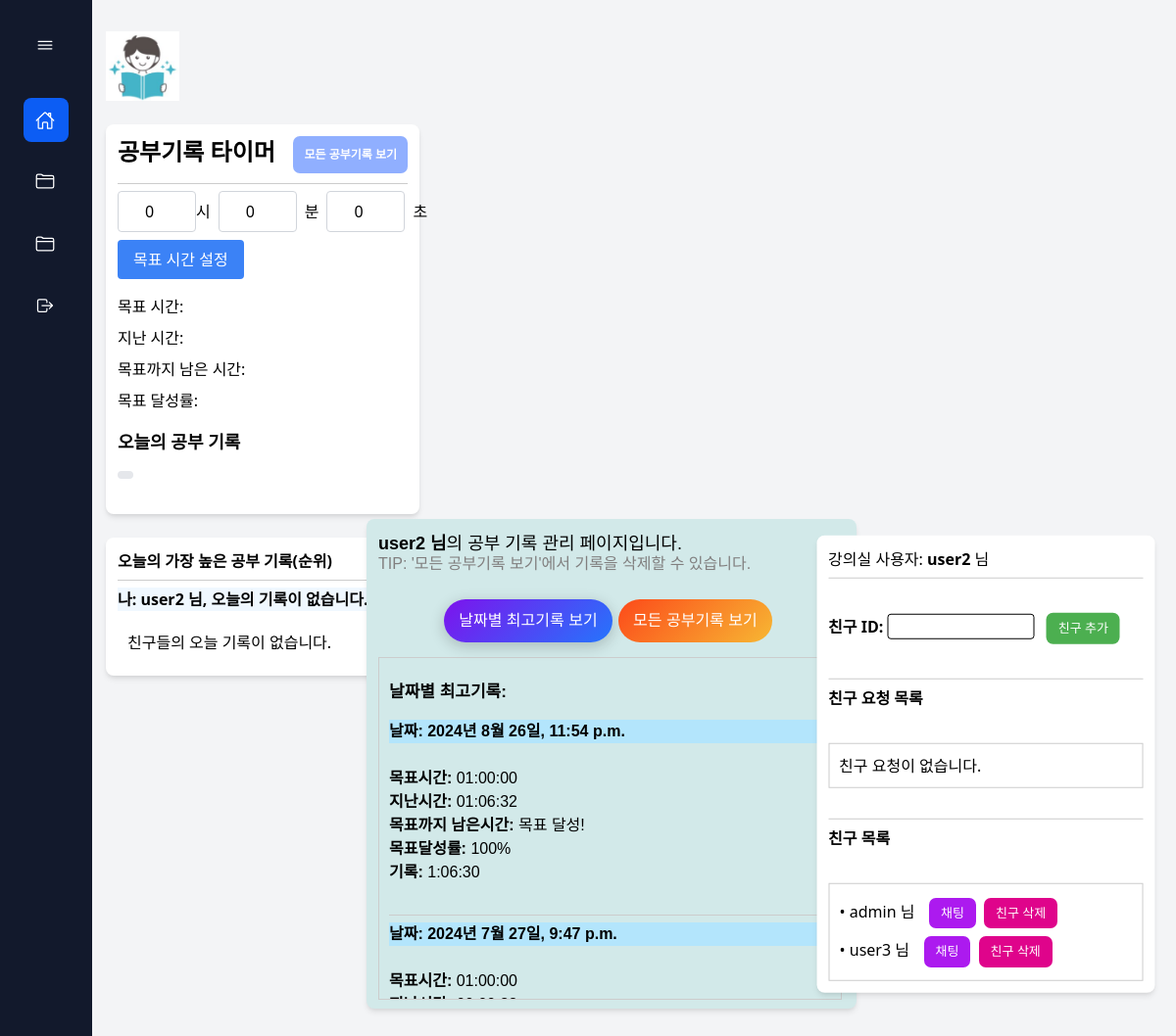
Screenshot of /user/study_recordpage/ (signed in) with the database file from the repository.
### user/models.py (models this page shows, shortened)
class Study_TimerSession(models.Model):
    user = models.ForeignKey(User, on_delete=models.CASCADE)
    date = models.DateTimeField(auto_now_add=True)
    goal_time = models.CharField(max_length=100, null=True)
    elapsed_time = models.CharField(max_length=100, null=True)
    remaining_time = models.CharField(max_length=100, null=True)
    goalpercent = models.CharField(max_length=100, null=True)
    records = models.CharField(max_length=100, null=True)

class Friendship(models.Model):
    user = models.ForeignKey(User, related_name='friendships', on_delete=models.CASCADE)
    friend = models.ForeignKey(User, related_name='friends', on_delete=models.CASCADE)
    created_at = models.DateTimeField(auto_now_add=True)
    class Meta:
        constraints = [
            models.UniqueConstraint(fields=['user', 'friend'], name='unique_friendship')
        ]

### user/views.py (the view)
# urls.py: path('study_recordpage/', views.study_recordpage_view, name='study_recordpage'),
def study_recordpage_view(request):
    user = request.user
    lecture_chapters = LectureChapter.objects.filter(user=user).select_related('lecture').order_by('lecture__title')
    lectures = organize_lectures(lecture_chapters)
    friend_requests = FriendRequest.objects.filter(to_user=user)
    friends = Friendship.objects.filter(user=user).select_related('friend')
    today_record, friends_records = get_today_and_friends_records(user, friends)
    sessions, highest_records = get_user_sessions(user)
    context = {
        'sessions': sessions,
        'highest_records': highest_records,
        'request_user': user,
        'friend_requests': friend_requests,
        'friends': friends,
        'lectures': lectures,
        'today_record': today_record,
        'friends_records': friends_records,
    }
    if not request.user.is_authenticated:
        context = {'message': '로그인 되지 않았습니다.'}
    return render(request, 'user/study_recordpage.html', context)

### user/templates/user/study_recordpage.html (shortened to what this page needs)
<!DOCTYPE html>
<html lang="ko">
<head>
    <link rel="stylesheet" href="https://cdnjs.cloudflare.com/ajax/libs/font-awesome/6.0.0-beta3/css/all.min.css">
</head>
<body class="bg-gray-100">
    {% include "user/lecture_sidebar.html" %}
    <br>
    {% include "user/friend_record.html" %}
    <div class="lecture-box4 p-3 rounded-lg shadow-md chrome_font" style="background-color: #D2E9E9">
        {% if request.user.is_authenticated %}
        <div>
            <h1><span style="font-size: large;"><b>{{ request.user.username }} 님</b>의 공부 기록 관리 페이지입니다.</span>
            <a href="{% url 'user:lecture' %}">
                <ion-icon name="arrow-back-outline" class="lecture_urllink2 nav__toggle2 study-partner-backion" id="back-toggle" style="color: #000;"></ion-icon>
            </a>
            </h1>
            <span style="font-size: medium; color: rgb(129, 127, 127);">TIP: '모든 공부기록 보기'에서 기록을 삭제할 수 있습니다.</span>
        </div><br>
        {% endif %}
        <div class="button-container" style="text-align: center; margin-right: 7px;">
            <button id="toggle-highest-records" class="toggle-button active" style="margin-right: 2px;">날짜별 최고기록 보기</button>
            <button id="toggle-recent-sessions" class="toggle-button">모든 공부기록 보기</button>
        </div>
        <div id="highest-records-section" class="study_recordpage-container">
            <h2><p style="padding-bottom: 15px; padding-top: 12px; font-size: 17px"><b>날짜별 최고기록:</b></p></h2>
            {% if highest_records %}
                {% for highest_record in highest_records|slice:":5" %}
                    <span>
                    <p class="today-high-record">날짜: {{ highest_record.date|date:"Y년 n월 j일, g:i a" }}</p><br>
                    <b>목표시간:</b> {{ highest_record.goal_time }}<br>
                    <b>지난시간:</b> {{ highest_record.elapsed_time }}<br>
                    <b>목표까지 남은시간:</b> {{ highest_record.remaining_time }}<br>
                    <b>목표달성률:</b> {{ highest_record.goalpercent }}<br>
                    <b>기록:</b> {{ highest_record.records }}<br><br>
                    <hr style="border-top: 0.5px solid #ccc; width: 100%; margin: 7px 0;">
                    </span>
                {% endfor %}
            {% else %}
                <p>기록된 공부기록이 없습니다.</p>
            {% endif %}
        </div>
    </div><br>
    <div class="lecture-box2">
        {% include "user/friend.html" %}
    </div>
</body>
</html>

### user/templates/user/lecture_sidebar.html (shortened to what this page needs)
{% load static %}
{% block content %}
<!DOCTYPE html>
<html lang="ko">
<head>
    <link rel="stylesheet" href="{% static 'css/lecture.css' %}">
    <link rel="stylesheet" href="{% static 'css/lecture_form.css' %}">
    <link rel="stylesheet" href="{% static 'css/custom.css' %}">
</head>
<body id="body-pd">
    <a href="{% url 'user:lecture' %}">
        <img src="{% static 'images/study_logo.png' %}" alt="스터디파트너 로고사진" style="width: 75px;">
    </a><br>
    {% include "user/timer.html" %}
    <div class="l-navbar" id="navbar">
        <nav class="nav">
            <div>
                <div class="nav__brand">
                    <ion-icon name="menu-outline" class="nav__toggle" id="nav-toggle"></ion-icon>
                </div>
                {% if request.user.is_authenticated %}
                <div class="lecture_sidebar-container">
                    <div class="nav__list">
                        <a href="{% url 'index' %}" class="nav__link active">
                            <ion-icon name="home-outline" class="nav__icon"></ion-icon>
                        </a>
                        {% for lecture in lectures %}
                            <div class="nav__link collapse">
                                <ion-icon name="folder-outline" class="nav__icon"></ion-icon>
                            </div>
                        {% endfor %}
                        <a href="{% url 'user:logout' %}" id="lecture-logout-button" class="nav__link">
                            <ion-icon name="log-out-outline" class="nav__icon"></ion-icon>
                        </a>
                    </div>
                </div>
                {% endif %}
            </div>
        </nav>
    </div>
</body>
</html>
{% endblock %}

### user/templates/user/timer.html (shortened to what this page needs)
<!DOCTYPE html>
<html lang="ko">
<head>
    <link href="https://cdn.jsdelivr.net/npm/tailwindcss@2.2.19/dist/tailwind.min.css" rel="stylesheet">
</head>
<body class="bg-gray-100">
    <div class="max-w-xs bg-white p-3 rounded-lg shadow-md">
        <h3 class="text-2xl font-semibold mb-4">공부기록 타이머
            <a href="{% url 'user:study_recordpage' %}"
                style="background-color: #90AFFF; border: none; color: white; padding: 3px 11px; text-align: center; text-decoration: none;
                        font-size: 12px; cursor: pointer; border-radius: 7px; text-decoration: none; float: right;"><b>모든 공부기록 보기</b>
            </a>
        </h3>
        <hr style="border-top: 0.8px solid #ccc; width: 100%; margin: 7px 0;">
        <div class="mb-4">
            <div class="flex items-center mb-2" style="height: 42px; width: 270px;">
                <input type="number" id="hour" min="0" max="23" value="0"
                    class="border border-gray-300 rounded px-3 py-2 w-20 text-center">
                <label id="hour-label" for="hour" class="mr-2">시</label>
                <input type="number" id="minute" min="0" max="59" value="0"
                    class="border border-gray-300 rounded px-3 py-2 w-20 text-center">
                <label id="minute-label" for="minute" class="mx-2">분</label>
                <input type="number" id="second" min="0" max="59" value="0"
                    class="border border-gray-300 rounded px-3 py-2 w-20 text-center">
                <label id="second-label" for="second" class="mx-2">초</label>
            </div>
            <button id="setGoalBtn"
                class="bg-blue-500 hover:bg-blue-600 text-white py-2 px-4 rounded focus:outline-none focus:ring-2 focus:ring-blue-500 focus:ring-opacity-50">목표
                시간 설정</button>
        </div>
        <div class="mb-4">
            <p id="goalTime" class="mb-2">목표 시간:</p>
            <p id="elapsedTime" class="mb-2">지난 시간:</p>
            <p id="remainingTime" class="mb-2">목표까지 남은 시간:</p>
            <p id="goalpercent" class="mb-2">목표 달성률:</p>
        </div>
        <div id="recordList" class="mb-4">
            <h3 class="text-lg font-semibold mb-2">오늘의 공부 기록</h3>
            <div id="recordContainer" class="flex items-center mb-2">
                <a id="records" class="bg-gray-200 py-1 px-2 rounded mr-2"></a>&nbsp;
            </div>
        </div>
    </div>
</body>
</html>

### user/templates/user/friend_record.html (shortened to what this page needs)
{% load static %}
{% block content %}
<!DOCTYPE html>
<html lang="ko">
<head>
</head>
<body class="bg-gray-100">
    <div class="max-w-sm bg-white p-3 rounded-lg shadow-md">
        <h3><b>오늘의 가장 높은 공부 기록(순위)</b></h3>
        <hr style="border-top: 0.5px solid #ccc; width: 100%; margin: 7px 0;">
        {% if today_record %}
            <p class="my-record">
                나: <b>{{ request_user.username }}</b> 님, 오늘의 최고 기록: <b>{{ today_record.records }}</b>
            </p>
        {% else %}
            <p class="my-record">
                나: <b>{{ request_user.username }}</b> 님, 오늘의 기록이 없습니다.
            </p>
        {% endif %}
        <div class="record-container">
            {% if friends_records %}
                <ul style="list-style-type: none; padding-left: 0;">
                    {% for friend_username, best_record in friends_records %}
                        <li class="{% if friend_username == request_user.username %}highlight{% endif %}">
                            <span>{{ forloop.counter }}등:</span> <b>{{ friend_username }}</b> 님, 오늘의 최고 기록: <b>{{ best_record }}</b>
                        </li>
                    {% endfor %}
                </ul>
            {% else %}
                <p>친구들의 오늘 기록이 없습니다.</p>
            {% endif %}
        </div>
    </div>
</body>
</html>
{% endblock %}

### user/templates/user/friend.html (shortened to what this page needs)
{% load static %}
{% block content %}
<!DOCTYPE html>
<html lang="ko">
<head>
</head>
<body class="bg-gray-100">
    <div class="max-w-sm bg-white p-3 rounded-lg shadow-md">
    <span>강의실 사용자: <b>{{ request.user.username }}</b> 님</span><br>
    <hr style="border-top: 0.8px solid #ccc; width: 100%; margin: 7px 0;">
    <br>
        <form id="add-friend-form" method="POST" action="{% url 'user:send_friend_request' %}">
            <label for="friend_id"><b>친구 ID:</b></label>
            <input type="text" id="friend_id" name="friend_id" required>
            <button type="button" id="add-friend-btn"
                style="background-color: #4CAF50; border: none; color: white; padding: 6px 12px; text-align: center; text-decoration: none;
                    display: inline-block; font-size: 13px; margin: 4px 2px; cursor: pointer;border-radius: 7px;">친구 추가</button>
        </form>
    <br>
    <hr style="border-top: 0.5px solid #ccc; width: 100%; margin: 7px 0;">
    <h3><b>친구 요청 목록</b></h3><br>
    <div class="friend_request-container">
    {% if friend_requests %}
    {% for friend_request in friend_requests %}
        <p><b>{{ friend_request.from_user.username }}님</b>으로부터 친구 요청이 도착했습니다.</p>
    <div style="display: flex; align-items: center;">
        <form method="POST" action="{% url 'user:accept_friend_request' friend_request.id %}" style="margin-right: 10px;">
            {% csrf_token %}
            <button type="submit"
                    style="background-color: #43afc7; border: none; color: white; padding: 6px 12px; text-align: center; text-decoration: none; font-size: 13px; cursor: pointer; border-radius: 7px;">친구 요청 수락</button>
        </form>
        <form id="reject-form-{{ friend_request.id }}" method="POST" action="{% url 'user:reject_friend_request' friend_request.id %}">
            {% csrf_token %}
            <button type="button" onclick="confirmReject('{{ friend_request.id }}')"
                    style="background-color: #fd7f1e; border: none; color: white; padding: 6px 12px; text-align: center; text-decoration: none;
                          font-size: 13px; cursor: pointer; border-radius: 7px;">친구 요청 거절</button>
        </form>
    </div>
    {% endfor %}
    {% else %}
        <p>친구 요청이 없습니다.</p>
    {% endif %}
    </div>
    <br>
    <hr style="border-top: 0.5px solid #ccc; width: 100%; margin: 7px 0;">
        {% if friends %}
            <h3><b>친구 목록</b></h3><br>
            <div class="friend_list-container">
            <ul>
                {% for friendship in friends %}
                    <li>
                        • {{ friendship.friend.username }} 님
                        <form id="delete-form-{{ friendship.friend.id }}" method="POST" action="{% url 'user:delete_friend' friendship.friend.id %}" style="display:inline;">
                            <a href="{% url 'chatting:private_chat_room' user_id=friendship.friend.id %}"
                               style="background-color: #ac1aef; border: none; color: white; padding: 6px 12px; text-align: center; text-decoration: none;
                                       display: inline-block; font-size: 13px; margin: 4px 2px; cursor: pointer; border-radius: 7px; text-decoration: none;">채팅
                            </a>
                            <button type="button" onclick="confirmDelete('{{ friendship.friend.id }}')"
                                style="background-color: #df048b; border: none; color: white; padding: 6px 12px; text-align: center; text-decoration: none;
                                        display: inline-block; font-size: 13px; margin: 4px 2px; cursor: pointer;border-radius: 7px;">친구 삭제
                            </button>&nbsp;
                        </form>
                    </li>
                {% endfor %}
            </ul>
        {% else %}
        <h3><b>친구 목록</b></h3><br>
            <p>친구가 없습니다.</p>
        {% endif %}
            </div>
    </div>
</body>
</html>
{% endblock %}

### rows the page displays
Study_TimerSession: date "2024년 8월 26일, 11:54 p.m.", goal_time "01:00:00", elapsed_time "01:06:32", remaining_time "목표 달성!", goalpercent "100%", records "1:06:30"
Study_TimerSession: date "2024년 7월 27일, 9:47 p.m.", goal_time "01:00:00"
Friendship: friend.username "admin"
Friendship: friend.username "user3"

### other values shown
{{ request_user.username }} "user2"
{{ request.user.username }} "user2"
